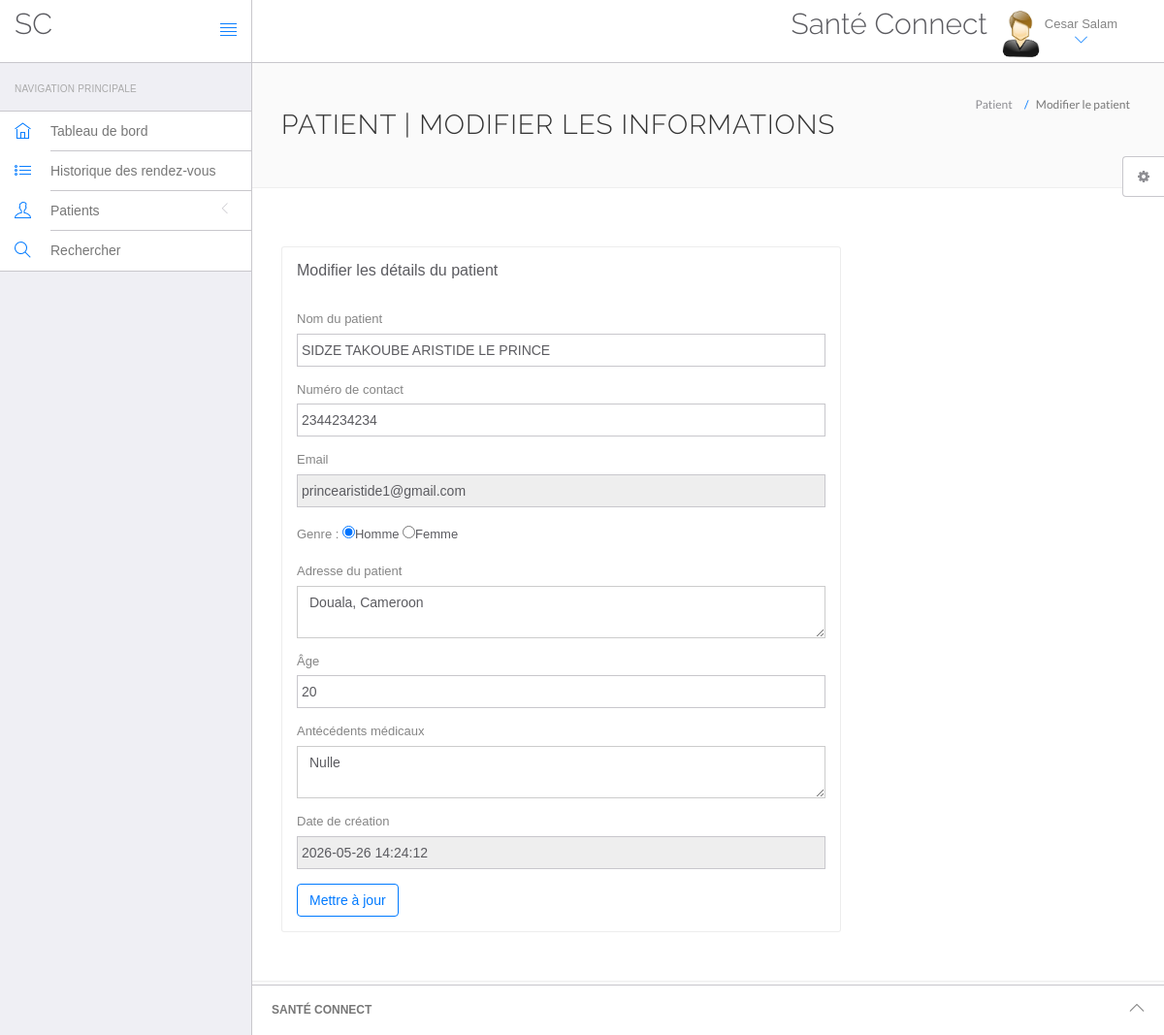
The app's page /hms/doctor/edit-patient.php?editid=3 (signed in) with its own data.
### tables this page shows
CREATE TABLE `doctors` (
  `id` int(11) NOT NULL,
  `specilization` varchar(255) DEFAULT NULL,
  `doctorName` varchar(255) DEFAULT NULL,
  `address` longtext DEFAULT NULL,
  `docFees` varchar(255) DEFAULT NULL,
  `contactno` bigint(11) DEFAULT NULL,
  `docEmail` varchar(255) DEFAULT NULL,
  `password` varchar(255) DEFAULT NULL,
  `creationDate` timestamp NULL DEFAULT current_timestamp(),
  `updationDate` timestamp NULL DEFAULT NULL ON UPDATE current_timestamp()
);

CREATE TABLE `tblpatient` (
  `ID` int(10) NOT NULL,
  `Docid` int(10) DEFAULT NULL,
  `PatientName` varchar(200) DEFAULT NULL,
  `PatientContno` bigint(10) DEFAULT NULL,
  `PatientEmail` varchar(200) DEFAULT NULL,
  `PatientGender` varchar(50) DEFAULT NULL,
  `PatientAdd` mediumtext DEFAULT NULL,
  `PatientAge` int(10) DEFAULT NULL,
  `PatientMedhis` mediumtext DEFAULT NULL,
  `CreationDate` timestamp NULL DEFAULT current_timestamp(),
  `UpdationDate` timestamp NULL DEFAULT NULL ON UPDATE current_timestamp()
);

### hms/doctor/edit-patient.php (the view, shortened to what this page needs)
<?php
include('include/config.php');
if(strlen($_SESSION['id'])==0) {
    header('location:logout.php');
} else {
?>
<!DOCTYPE html>
<html lang="fr">
    <head>
        <link rel="stylesheet" href="vendor/bootstrap/css/bootstrap.min.css">
        <link rel="stylesheet" href="vendor/fontawesome/css/font-awesome.min.css">
        <link rel="stylesheet" href="vendor/themify-icons/themify-icons.min.css">
        <link href="vendor/animate.css/animate.min.css" rel="stylesheet" media="screen">
        <link href="vendor/perfect-scrollbar/perfect-scrollbar.min.css" rel="stylesheet" media="screen">
        <link href="vendor/switchery/switchery.min.css" rel="stylesheet" media="screen">
        <link href="vendor/bootstrap-touchspin/jquery.bootstrap-touchspin.min.css" rel="stylesheet" media="screen">
        <link href="vendor/select2/select2.min.css" rel="stylesheet" media="screen">
        <link href="vendor/bootstrap-datepicker/bootstrap-datepicker3.standalone.min.css" rel="stylesheet" media="screen">
        <link href="vendor/bootstrap-timepicker/bootstrap-timepicker.min.css" rel="stylesheet" media="screen">
        <link rel="stylesheet" href="assets/css/styles.css">
        <link rel="stylesheet" href="assets/css/plugins.css">
        <link rel="stylesheet" href="assets/css/themes/theme-1.css" id="skin_color" />
    </head>
    <body>
        <div id="app">
            <?php include('include/sidebar.php');?>
            <div class="app-content">
                <?php include('include/header.php');?>
                <div class="main-content">
                    <div class="wrap-content container" id="container">
                        <section id="page-title">
                            <div class="row">
                                <div class="col-sm-8">
                                    <h1 class="mainTitle">Patient | Modifier les informations</h1>
                                </div>
                                <ol class="breadcrumb">
                                    <li><span>Patient</span></li>
                                    <li class="active"><span>Modifier le patient</span></li>
                                </ol>
                            </div>
                        </section>
                        <div class="container-fluid container-fullw bg-white">
                            <div class="row">
                                <div class="col-md-12">
                                    <div class="row margin-top-30">
                                        <div class="col-lg-8 col-md-12">
                                            <div class="panel panel-white">
                                                <div class="panel-heading">
                                                    <h5 class="panel-title">Modifier les détails du patient</h5>
                                                </div>
                                                <div class="panel-body">
                                                    <form role="form" method="post">
                                                        <?php
                                                        $eid = intval($_GET['editid']);
                                                        $ret = mysqli_query($con, "SELECT * FROM tblpatient WHERE ID='$eid'");
                                                        while ($row = mysqli_fetch_array($ret)) {
                                                        ?>
                                                        <div class="form-group">
                                                            <label>Nom du patient</label>
                                                            <input type="text" name="patname" class="form-control" value="<?php echo htmlentities($row['PatientName']);?>" required="true">
                                                        </div>
                                                        <div class="form-group">
                                                            <label>Numéro de contact</label>
                                                            <input type="text" name="patcontact" class="form-control" value="<?php echo htmlentities($row['PatientContno']);?>" required="true" maxlength="10" pattern="[0-9]+">
                                                        </div>
                                                        <div class="form-group">
                                                            <label>Email</label>
                                                            <input type="email" name="patemail" class="form-control" value="<?php echo htmlentities($row['PatientEmail']);?>" readonly='true'>
                                                        </div>
                                                        <div class="form-group">
                                                            <label>Genre : </label>
                                                            <?php if($row['PatientGender']=="Female"){ ?>
                                                            <input type="radio" name="gender" value="Female" checked="true">Femme
                                                            <input type="radio" name="gender" value="Male">Homme
                                                            <?php } else { ?>
                                                            <input type="radio" name="gender" value="Male" checked="true">Homme
                                                            <input type="radio" name="gender" value="Female">Femme
                                                            <?php } ?>
                                                        </div>
                                                        <div class="form-group">
                                                            <label>Adresse du patient</label>
                                                            <textarea name="pataddress" class="form-control" required="true"><?php echo htmlentities($row['PatientAdd']);?></textarea>
                                                        </div>
                                                        <div class="form-group">
                                                            <label>Âge</label>
                                                            <input type="text" name="patage" class="form-control" value="<?php echo htmlentities($row['PatientAge']);?>" required="true">
                                                        </div>
                                                        <div class="form-group">
                                                            <label>Antécédents médicaux</label>
                                                            <textarea name="medhis" class="form-control" required="true"><?php echo htmlentities($row['PatientMedhis']);?></textarea>
                                                        </div>
                                                        <div class="form-group">
                                                            <label>Date de création</label>
                                                            <input type="text" class="form-control" value="<?php echo htmlentities($row['CreationDate']);?>" readonly='true'>
                                                        </div>
                                                        <?php } ?>
                                                        <button type="submit" name="submit" class="btn btn-o btn-primary">Mettre à jour</button>
                                                    </form>
                                                </div>
                                            </div>
                                        </div>
                                    </div>
                                </div>
                            </div>
                        </div>
                    </div>
                </div>
            </div>
            <?php include('include/footer.php');?>
            <?php include('include/setting.php');?>
        </div>
    </body>
</html>
<?php } ?>

### hms/doctor/include/header.php (shortened to what this page needs)
<header class="navbar navbar-default navbar-static-top">
    <div class="navbar-header">
        <a class="navbar-brand" href="#">
            <h2 style="padding-top:20% ">SC</h2>
        </a>
        <a href="#" class="sidebar-toggler pull-right visible-md visible-lg" data-toggle-class="app-sidebar-closed" data-toggle-target="#app">
            <i class="ti-align-justify"></i>
        </a>
    </div>
    <div class="navbar-collapse collapse">
        <ul class="nav navbar-right">
            <li style="padding-top:2% ">
                <h2>Santé Connect</h2>
            </li>
            <li class="dropdown current-user">
                <a href class="dropdown-toggle" data-toggle="dropdown">
                    <img src="assets/images/images.jpg" alt="Photo de profil">
                    <span class="username">
                        <?php
                        $query = mysqli_query($con, "SELECT doctorName FROM doctors WHERE id='".$_SESSION['id']."'");
                        while($row = mysqli_fetch_array($query)) {
                            echo htmlentities($row['doctorName']);
                        }
                        ?>
                        <i class="ti-angle-down"></i>
                    </span>
                </a>
            </li>
        </ul>
        </div>
    </header>

### hms/doctor/assets/css/themes/theme-1.css (style rules this page uses)
body { background: #FAFAFA; }
header .navbar-header { background: #ffffff !important; border-right-color: #c8c7cc !important; border-bottom-color: #c8c7cc !important; }
header .navbar-header .sidebar-toggler, header .navbar-header .sidebar-mobile-toggler { color: #007aff !important; }
header .navbar-header .navbar-brand { color: #777 !important; }
header .navbar-collapse { background: #ffffff !important; border-bottom-color: #c8c7cc !important; box-shadow: none !important; }
header .navbar-collapse .navbar-right > li > a { color: #777; }
header .navbar-collapse .navbar-right > li > a i { color: #007aff !important; }

### records on screen
doctors: doctorName "Cesar Salam"
tblpatient: patname "SIDZE TAKOUBE ARISTIDE LE PRINCE", patcontact "2344234234", patemail "princearistide1@gmail.com", pataddress "Douala, Cameroon", patage "20", medhis "Nulle", CreationDate "2026-05-26 14:24:12"
